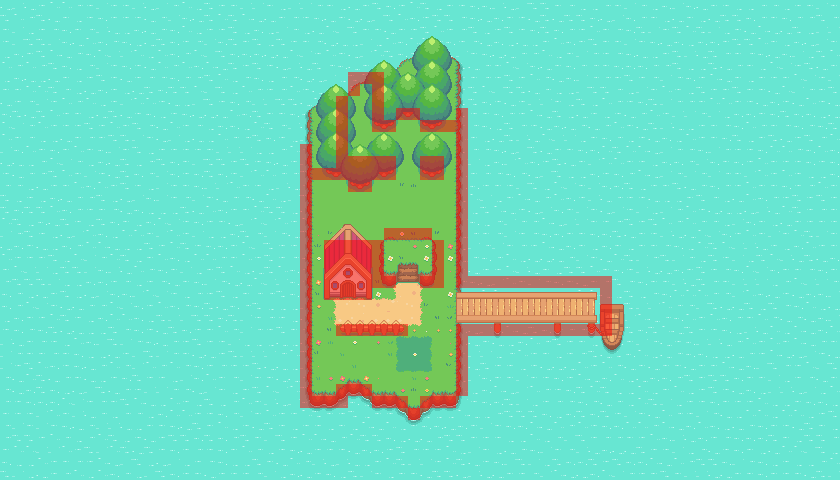

Rendered tile map (Tiled .tmx) drawn with the repository's tilesets; below, a short description and the map source with its tile grids summarised:
An orthogonal 70x40 tile map with 12x12 px tiles, 17 tile layers (Water, Island, Paths, Battle Patch, ...), 2 tilesets.

<map version="1.9" tiledversion="1.9.2" orientation="orthogonal" renderorder="right-down" width="70" height="40" tilewidth="12" tileheight="12" infinite="0" nextlayerid="18" nextobjectid="1">
 <tileset firstgid="1" source="Pokemon Game.tsx" />
 <tileset firstgid="1025" source="Collider.tsx" />
 <layer id="1" name="Water" width="70" height="40">
  <data>[2800 cells, 2800 non-empty, 9 distinct tile ids]</data>
 </layer>
 <layer id="2" name="Island" width="70" height="40">
  <data>[2800 cells, 467 non-empty, 102 distinct tile ids]</data>
 </layer>
 <layer id="9" name="Paths" width="70" height="40">
  <data>[2800 cells, 44 non-empty, 16 distinct tile ids]</data>
 </layer>
 <layer id="12" name="Battle Patch" width="70" height="40">
  <data>[2800 cells, 9 non-empty, 9 distinct tile ids]</data>
 </layer>
 <layer id="3" name="Plateau" width="70" height="40">
  <data>[2800 cells, 35 non-empty, 34 distinct tile ids]</data>
 </layer>
 <layer id="13" name="Grass and Flowers" width="70" height="40">
  <data>[2800 cells, 64 non-empty, 31 distinct tile ids]</data>
 </layer>
 <layer id="14" name="Fence" width="70" height="40">
  <data>[2800 cells, 18 non-empty, 12 distinct tile ids]</data>
 </layer>
 <layer id="15" name="Boat and Dock" width="70" height="40">
  <data>[2800 cells, 82 non-empty, 48 distinct tile ids]</data>
 </layer>
 <layer id="5" name="Trees" width="70" height="40">
  <data>[2800 cells, 68 non-empty, 24 distinct tile ids]</data>
 </layer>
 <layer id="7" name="Trees 2" width="70" height="40">
  <data>[2800 cells, 48 non-empty, 24 distinct tile ids]</data>
 </layer>
 <layer id="6" name="Trees 1" width="70" height="40">
  <data>[2800 cells, 82 non-empty, 28 distinct tile ids]</data>
 </layer>
 <layer id="8" name="Trees 3" width="70" height="40">
  <data>[2800 cells, 104 non-empty, 24 distinct tile ids]</data>
 </layer>
 <layer id="10" name="Trees 4" width="70" height="40">
  <data>[2800 cells, 62 non-empty, 24 distinct tile ids]</data>
 </layer>
 <layer id="11" name="Trees 5" width="70" height="40">
  <data>[2800 cells, 24 non-empty, 24 distinct tile ids]</data>
 </layer>
 <layer id="4" name="House" width="70" height="40">
  <data>[2800 cells, 48 non-empty, 48 distinct tile ids]</data>
 </layer>
 <layer id="16" name="Collisions" width="70" height="40" opacity="0.5">
  <data>[2800 cells, 160 non-empty, 1 distinct tile ids]</data>
 </layer>
 <layer id="17" name="Foreground Objects" width="70" height="40">
  <data>[2800 cells, 8 non-empty, 8 distinct tile ids]</data>
 </layer>
</map>
